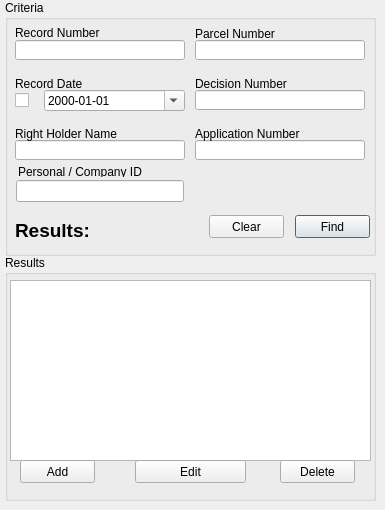
      <widget class="QWidget" name="record_tab">
       <attribute name="title">
        <string>Ownership Record</string>
       </attribute>
       <widget class="QGroupBox" name="groupBox_18">
        <property name="geometry">
         <rect>
          <x>5</x>
          <y>0</y>
          <width>371</width>
          <height>256</height>
         </rect>
        </property>
        <property name="autoFillBackground">
         <bool>false</bool>
        </property>
        <property name="title">
         <string>Criteria</string>
        </property>
        <widget class="QLineEdit" name="record_record_num_edit">
         <property name="geometry">
          <rect>
           <x>10</x>
           <y>40</y>
           <width>170</width>
           <height>20</height>
          </rect>
         </property>
        </widget>
        <widget class="QLineEdit" name="record_right_holder_edit">
         <property name="geometry">
          <rect>
           <x>10</x>
           <y>140</y>
           <width>170</width>
           <height>20</height>
          </rect>
         </property>
        </widget>
        <widget class="QLineEdit" name="record_parcel_num_edit">
         <property name="geometry">
          <rect>
           <x>190</x>
           <y>40</y>
           <width>170</width>
           <height>20</height>
          </rect>
         </property>
        </widget>
        <widget class="QLineEdit" name="record_app_num_edit">
         <property name="geometry">
          <rect>
           <x>190</x>
           <y>140</y>
           <width>170</width>
           <height>20</height>
          </rect>
         </property>
        </widget>
        <widget class="QLineEdit" name="record_decision_num_edit">
         <property name="geometry">
          <rect>
           <x>190</x>
           <y>90</y>
           <width>170</width>
           <height>20</height>
          </rect>
         </property>
        </widget>
        <widget class="QLabel" name="label_62">
         <property name="geometry">
          <rect>
           <x>10</x>
           <y>25</y>
           <width>170</width>
           <height>16</height>
          </rect>
         </property>
         <property name="text">
          <string>Record Number</string>
         </property>
        </widget>
        <widget class="QLabel" name="label_63">
         <property name="geometry">
          <rect>
           <x>10</x>
           <y>75</y>
           <width>170</width>
           <height>17</height>
          </rect>
         </property>
         <property name="text">
          <string>Record Date</string>
         </property>
        </widget>
        <widget class="QLabel" name="label_64">
         <property name="geometry">
          <rect>
           <x>10</x>
           <y>125</y>
           <width>170</width>
           <height>17</height>
          </rect>
         </property>
         <property name="text">
          <string>Right Holder Name</string>
         </property>
        </widget>
        <widget class="QLabel" name="label_65">
         <property name="geometry">
          <rect>
           <x>190</x>
           <y>25</y>
           <width>170</width>
           <height>17</height>
          </rect>
         </property>
         <property name="text">
          <string>Parcel Number</string>
         </property>
        </widget>
        <widget class="QLabel" name="label_66">
         <property name="geometry">
          <rect>
           <x>190</x>
           <y>75</y>
           <width>170</width>
           <height>17</height>
          </rect>
         </property>
         <property name="text">
          <string>Decision Number</string>
         </property>
        </widget>
        <widget class="QLabel" name="label_67">
         <property name="geometry">
          <rect>
           <x>190</x>
           <y>125</y>
           <width>170</width>
           <height>17</height>
          </rect>
         </property>
         <property name="text">
          <string>Application Number</string>
         </property>
        </widget>
        <widget class="QDateEdit" name="record_date_edit">
         <property name="geometry">
          <rect>
           <x>39</x>
           <y>90</y>
           <width>141</width>
           <height>21</height>
          </rect>
         </property>
         <property name="displayFormat">
          <string>yyyy-MM-dd</string>
         </property>
         <property name="calendarPopup">
          <bool>true</bool>
         </property>
        </widget>
        <widget class="QPushButton" name="record_clear_button">
         <property name="geometry">
          <rect>
           <x>204</x>
           <y>215</y>
           <width>75</width>
           <height>23</height>
          </rect>
         </property>
         <property name="text">
          <string>Clear</string>
         </property>
        </widget>
        <widget class="QPushButton" name="record_find_button">
         <property name="geometry">
          <rect>
           <x>290</x>
           <y>215</y>
           <width>75</width>
           <height>23</height>
          </rect>
         </property>
         <property name="text">
          <string>Find</string>
         </property>
         <property name="default">
          <bool>true</bool>
         </property>
        </widget>
        <widget class="QCheckBox" name="record_date_cbox">
         <property name="geometry">
          <rect>
           <x>10</x>
           <y>90</y>
           <width>21</width>
           <height>20</height>
          </rect>
         </property>
         <property name="text">
          <string/>
         </property>
        </widget>
        <widget class="QLabel" name="record_results_label">
         <property name="geometry">
          <rect>
           <x>10</x>
           <y>220</y>
           <width>121</width>
           <height>20</height>
          </rect>
         </property>
         <property name="font">
          <font>
           <family>Lucida Grande</family>
           <pointsize>14</pointsize>
           <weight>75</weight>
           <bold>true</bold>
          </font>
         </property>
         <property name="text">
          <string>Results:</string>
         </property>
         <property name="alignment">
          <set>Qt::AlignLeading|Qt::AlignLeft|Qt::AlignVCenter</set>
         </property>
        </widget>
        <widget class="QLabel" name="label_74">
         <property name="geometry">
          <rect>
           <x>13</x>
           <y>167</y>
           <width>152</width>
           <height>10</height>
          </rect>
         </property>
         <property name="text">
          <string>Personal / Company ID</string>
         </property>
        </widget>
        <widget class="QLineEdit" name="personal_record_edit">
         <property name="geometry">
          <rect>
           <x>11</x>
           <y>180</y>
           <width>168</width>
           <height>22</height>
          </rect>
         </property>
        </widget>
       </widget>
       <widget class="QGroupBox" name="groupBox_19">
        <property name="geometry">
         <rect>
          <x>5</x>
          <y>255</y>
          <width>371</width>
          <height>246</height>
         </rect>
        </property>
        <property name="title">
         <string>Results</string>
        </property>
        <widget class="QTableWidget" name="record_results_twidget">
         <property name="geometry">
          <rect>
           <x>5</x>
           <y>25</y>
           <width>361</width>
           <height>181</height>
          </rect>
         </property>
         <property name="selectionMode">
          <enum>QAbstractItemView::ExtendedSelection</enum>
         </property>
        </widget>
        <widget class="QPushButton" name="record_delete_button">
         <property name="geometry">
          <rect>
           <x>275</x>
           <y>205</y>
           <width>75</width>
           <height>23</height>
          </rect>
         </property>
         <property name="text">
          <string>Delete</string>
         </property>
        </widget>
        <widget class="QPushButton" name="record_edit_button">
         <property name="geometry">
          <rect>
           <x>130</x>
           <y>205</y>
           <width>111</width>
           <height>23</height>
          </rect>
         </property>
         <property name="text">
          <string>Edit</string>
         </property>
        </widget>
        <widget class="QPushButton" name="record_add_button">
         <property name="geometry">
          <rect>
           <x>15</x>
           <y>205</y>
           <width>75</width>
           <height>23</height>
          </rect>
         </property>
         <property name="text">
          <string>Add</string>
         </property>
        </widget>
       </widget>
      </widget>
